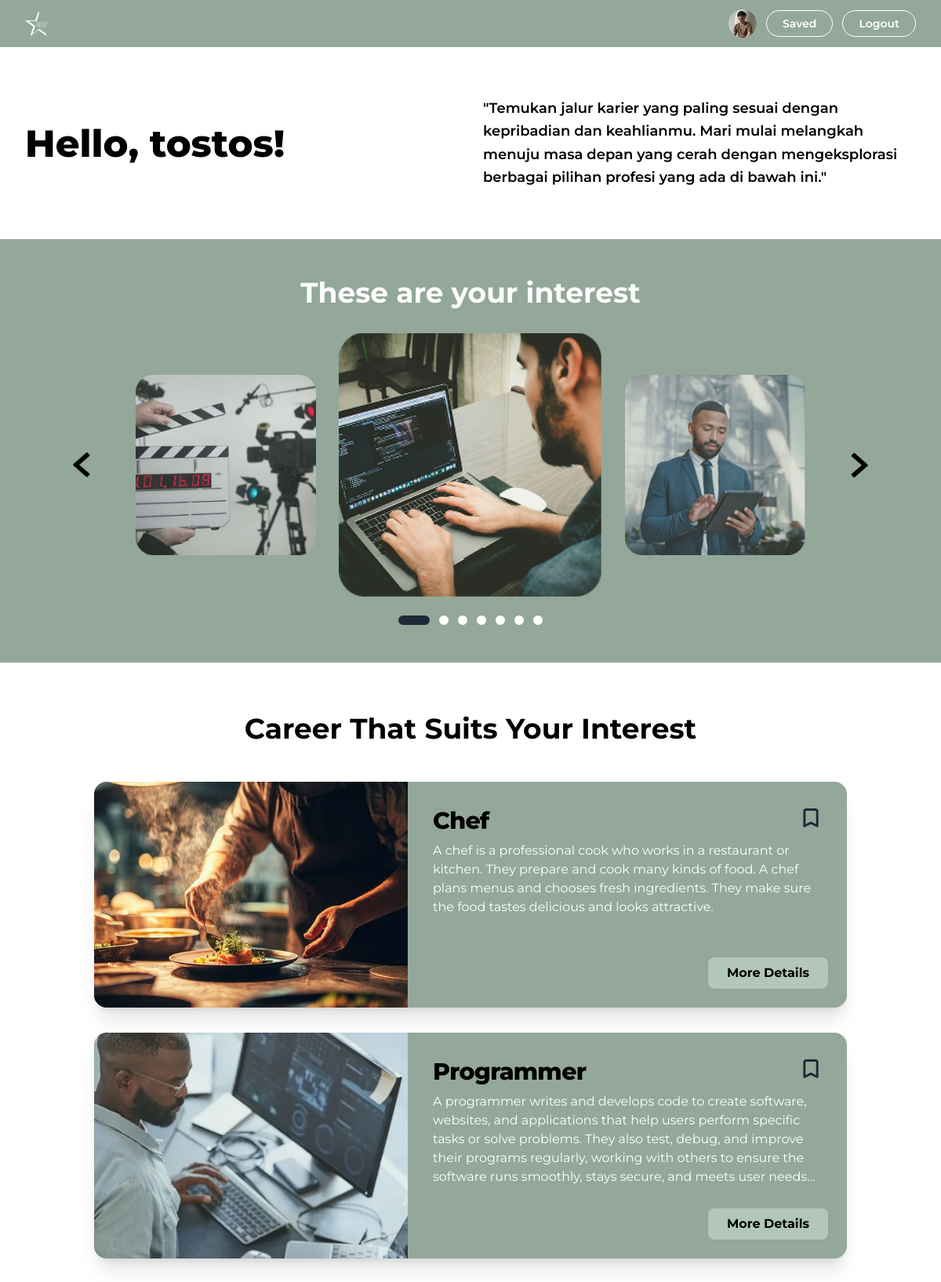
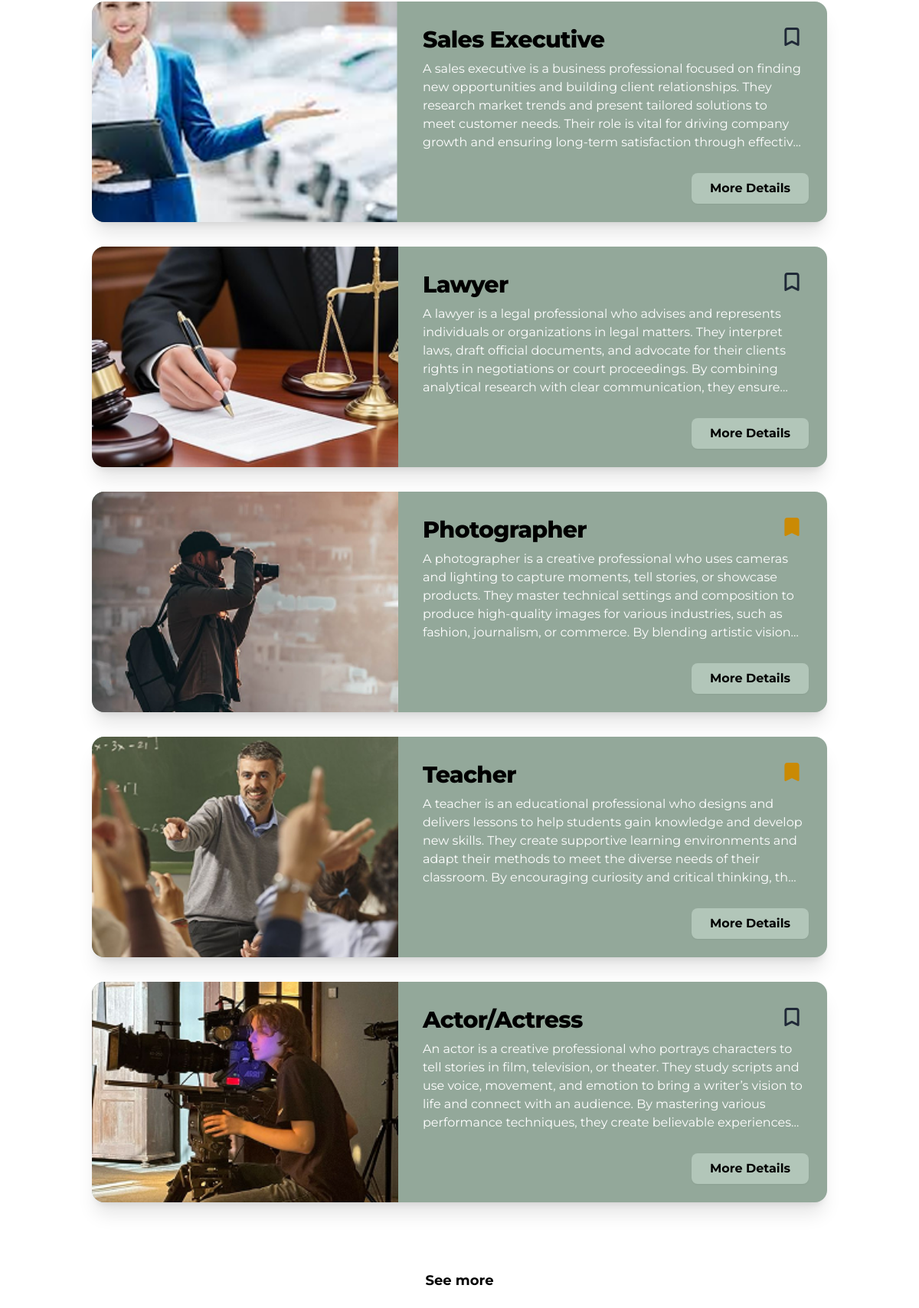
The app's page /Home (signed in, upper part) with its own data (2 pictures, top to bottom).
### tables this page shows
CREATE TABLE `careers` (
  `id` int(11) NOT NULL,
  `title` varchar(150) NOT NULL,
  `description` text NOT NULL,
  `image_url` varchar(255) DEFAULT NULL
);

### app/controllers/landingControllers.php (called while the page is built, shortened)
<?php
class landingControllers
{
    public function index()
    {
        require_once '../app/views/Home.php';
    }
}

### public/index.php (called while the page is built, shortened)
<?php
require_once __DIR__ . '/../app/core/Router.php';
$Router = new Router();
$Router->add('GET', '/',            'usersControllers',    'Register');
$Router->add('GET', '/Register',    'usersControllers',    'Register');
$Router->add('GET', '/Login',       'usersControllers',    'Login');
$Router->add('GET', '/Home',        'landingControllers',  'index');
$Router->add('GET', '/Interest',    'InterestControllers', 'Interest');
$Router->add('GET', '/ListJob',     'JobControllers',      'ListJob');
$Router->add('GET', '/Saved',       'JobControllers',      'Save');
$Router->add('GET', '/Profile',     'usersControllers',    'Profile');
$Router->add('GET', '/detail/{id}', 'JobControllers',      'detail');
$Router->add('GET', '/logout',      'usersControllers',    'logout');
$Router->add('POST', '/Register',        'usersControllers',    'prosesRegister');
$Router->add('POST', '/Login',           'usersControllers',    'prosesLogin');
$Router->add('POST', '/toggleSave',      'JobControllers',      'toggleSave');
$Router->add('POST', '/toggleSaveAjax',  'JobControllers',      'toggleSaveAjax');
$Router->add('POST', '/saveInterests',   'InterestControllers', 'saveInterests');
$Router->add('POST', '/deleteInterest',  'InterestControllers', 'deleteInterest');
$Router->add('POST', '/unsaveCareers',   'JobControllers',      'unsaveCareers');
$Router->run();
?>

### app/views/Home.php (the view, shortened to what this page needs)
<?php
require_once '../app/config/connection.php';
$username = $_SESSION['user_name'];
$user_id  = $_SESSION['user_id'];
$interestQuery = mysqli_query($conn, "
    SELECT i.name
    FROM user_interests ui
    JOIN interests i ON ui.interest_id = i.id
    WHERE ui.user_id = $user_id
");
$userInterests = [];
while ($row = mysqli_fetch_assoc($interestQuery)) {
    $userInterests[] = $row['name'];
}
$interestToCareer = [
    'Animating'       => 'Animator',
    'Coding'          => 'Programmer',
    'Business'        => 'Sales Executive',
    'Designing'       => 'Designer',
    'Writing'         => 'Writer',
    'Law'             => 'Lawyer',
    'Cooking'         => 'Chef',
    'Photography'     => 'Photographer',
    'Health&Safety'   => 'Doctor',
    'Health & Safety' => 'Doctor',
    'Sports'          => 'Athlete',
    'Music'           => 'Musician',
    'Teaching'        => 'Teacher',
    'Acting'          => 'Actor/Actress',
    'Journalism'      => 'Journalist',
    'Streaming'       => 'Streamer',
];
$matchedCareerTitles = [];
foreach ($userInterests as $interest) {
    if (isset($interestToCareer[$interest])) {
        $matchedCareerTitles[] = $interestToCareer[$interest];
    }
}
$careers = [];
if (!empty($matchedCareerTitles)) {
    $placeholders = implode(',', array_fill(0, count($matchedCareerTitles), '?'));
    $stmt = mysqli_prepare($conn, "SELECT * FROM careers WHERE title IN ($placeholders)");
    $types = str_repeat('s', count($matchedCareerTitles));
    mysqli_stmt_bind_param($stmt, $types, ...$matchedCareerTitles);
    mysqli_stmt_execute($stmt);
    $result = mysqli_stmt_get_result($stmt);
    while ($row = mysqli_fetch_assoc($result)) {
        $careers[] = $row;
    }
}
$savedQuery = mysqli_query($conn, "SELECT career_id FROM saved_careers WHERE user_id = $user_id");
$savedIds   = [];
while ($row = mysqli_fetch_assoc($savedQuery)) {
    $savedIds[] = $row['career_id'];
}
?>
<!DOCTYPE html>
<html lang="en">
<head>
    <script src="https://cdn.tailwindcss.com"></script>
    <link rel="stylesheet" href="https://cdnjs.cloudflare.com/ajax/libs/font-awesome/6.4.0/css/all.min.css">
</head>
<body class="bg-white text-gray-800 font-sans">
    <nav class="bg-sage text-white px-8 py-3 flex justify-between items-center">
        <div>
            <img src="assets/Image/Logo.png" alt="Logo" class="h-8">
        </div>
        <div class="flex items-center space-x-3">
            <a href="/Profile">
                <img src="assets/Image/userimg.png" alt="User Profile" class="w-9 h-9 rounded-full">
            </a>
            <a href="/Saved" class="border border-white text-white px-5 py-1.5 rounded-full text-sm font-semibold hover:bg-white hover:text-sage transition">
                Saved
            </a>
            <a href="/logout" class="border border-white text-white px-5 py-1.5 rounded-full text-sm font-semibold hover:bg-white hover:text-sage transition">
                Logout
            </a>
        </div>
    </nav>
    <section class="max-w-7xl mx-auto px-8 py-16 grid grid-cols-1 md:grid-cols-2 gap-8 items-center">
        <h1 class="text-5xl font-extrabold text-black">
            Hello, <?php echo htmlspecialchars($username); ?>!
        </h1>
        <p class="text-lg font-semibold text-black leading-relaxed">
            "Temukan jalur karier yang paling sesuai dengan kepribadian dan keahlianmu. Mari mulai melangkah menuju masa depan yang cerah dengan mengeksplorasi berbagai pilihan profesi yang ada di bawah ini."
        </p>
    </section>
    <section class="bg-sage py-12 px-8">
        <h2 class="text-center text-4xl font-bold text-white mb-10">These are your interest</h2>
        <div class="flex justify-center items-center relative max-w-5xl mx-auto gap-6">
            <button id="carousel-btn-left" class="transition absolute left-0 z-10 select-none hover:opacity-70">
                <img src="/assets/Image/panah.png" alt="prev" class="w-8 h-8">
            </button>
            <img id="carousel-left"   src="" alt="" class="w-64 h-64 object-cover rounded-xl transform scale-90 flex-shrink-0">
            <img id="carousel-center" src="" alt="" class="w-80 h-80 object-cover rounded-xl transform scale-105 z-10 flex-shrink-0">
            <img id="carousel-right"  src="" alt="" class="w-64 h-64 object-cover rounded-xl transform scale-90 flex-shrink-0">
            <button id="carousel-btn-right" class="transition absolute right-0 z-10 select-none hover:opacity-70">
                <img src="/assets/Image/panah.png" alt="next" class="w-8 h-8 rotate-180">
            </button>
        </div>
        <div id="carousel-dots" class="flex justify-center mt-8 space-x-3 items-center"></div>
    </section>
    <section class="max-w-5xl mx-auto px-8 py-16">
        <h2 class="text-center text-4xl font-bold text-black mb-12">Career That Suits Your Interest</h2>
        <?php if (empty($careers)): ?>
        <div class="text-center py-12 text-gray-400">
            <p class="text-lg font-semibold mb-2">No careers found for your interests.</p>
            <a href="/Interest" class="text-sage-dark font-bold hover:underline">Update your interests →</a>
        </div>
        <?php else: ?>
        <div class="space-y-8">
            <?php foreach ($careers as $career): ?>
            <?php $isSaved = in_array($career['id'], $savedIds); ?>
            <div class="flex flex-col md:flex-row bg-sage rounded-2xl overflow-hidden shadow-xl h-auto md:h-72 transition-transform duration-300 hover:scale-[1.01]">
                <div class="md:w-5/12">
                    <img
                        src="/assets/Image/<?php echo htmlspecialchars($career['image_url'] ?? 'Chef.png'); ?>"
                        alt="<?php echo htmlspecialchars($career['title']); ?>"
                        class="w-full h-full object-cover"
                        onerror="this.src='/assets/Image/Chef.png'"
                    >
                </div>
                <div class="md:w-7/12 p-6 md:p-8 flex flex-col relative">
                    <div class="flex justify-between items-start mb-2">
                        <h3 class="text-3xl font-extrabold text-black tracking-tight">
                            <?php echo htmlspecialchars($career['title']); ?>
                        </h3>
                        <button
                            type="button"
                            onclick="toggleSave(this, <?php echo $career['id']; ?>)"
                            class="btn-save transition-transform hover:scale-110 active:scale-95 hover:text-yellow-600 <?php echo $isSaved ? 'text-yellow-600' : ''; ?>"
                            aria-label="Save <?php echo htmlspecialchars($career['title']); ?>">
                            <svg class="w-7 h-7 stroke-current bookmark-icon <?php echo $isSaved ? 'fill-active' : 'fill-none'; ?>" viewBox="0 0 24 24" stroke-width="2.5">
                                <path stroke-linecap="round" stroke-linejoin="round" d="M5 5a2 2 0 012-2h10a2 2 0 012 2v16l-7-3.5L5 21V5z"/>
                            </svg>
                        </button>
                    </div>
                    <p class="text-white text-sm md:text-base leading-snug line-clamp-5">
                        <?php echo htmlspecialchars($career['description']); ?>
                    </p>
                    <div class="mt-auto flex justify-end pt-4 md:absolute md:bottom-6 md:right-6">
                        <a href="/detail/<?php echo $career['id']; ?>"
                           class="bg-sage-light text-black font-bold py-2 px-6 rounded-lg shadow-sm hover:bg-white transition duration-300">
                            More Details
                        </a>
                    </div>
                </div>
            </div>
            <?php endforeach; ?>
        </div>
        <?php endif; ?>
    </section>
    <div class="text-center py-6">
        <a href="/ListJob" class="text-black font-bold text-lg hover:text-red-500 transition">See more</a>
    </div>
</body>
</html>

### app/core/Router.php (shortened to what this page needs)
<?php
class Router
{
    private array $routes = [];
    public function add(string $method, string $uri, string $controller, string $function)
    {
        $this->routes[] = [
            'method'     => $method,
            'uri'        => $uri,
            'controller' => $controller,
            'function'   => $function,
        ];
    }
    public function run()
    {
        $uri    = parse_url($_SERVER['REQUEST_URI'], PHP_URL_PATH);
        foreach ($this->routes as $route) {
            $pattern = str_ireplace('{id}', '([0-9]+)', $route['uri']);
            $pattern = '#^' . $pattern . '$#';
            if (preg_match($pattern, $uri, $matches)) {
                array_shift($matches);
                $controller      = new $controllerClass();
                $function        = $route['function'];
                call_user_func_array([$controller, $function], $matches);
                return;
            }
        }
    }
}
?>

### app/views/Home.php (style rules this page uses)
.fill-active { fill: currentColor !important; }
#carousel-left, #carousel-center, #carousel-right { will-change: opacity, transform; }

### records on screen
careers: image_url+title (picture), title "Chef", description "A chef is a professional cook who works in a restaurant or kitchen. They prepare and cook many kinds of food. A chef plans menus and chooses fresh ingredients. They make sure the food tastes delicious and looks attractive."
careers: image_url (picture), title "Programmer", description "A programmer writes and develops code to create software, websites, and applications that help users perform specific tasks or solve problems. They also test, debug, and improve their programs regularly, working with others to ensure the software runs smoothly, stays secure, and meets user…"
careers: image_url (picture), title "Sales Executive", description "A sales executive is a business professional focused on finding new opportunities and building client relationships. They research market trends and present tailored solutions to meet customer needs. Their role is vital for driving company growth and ensuring long-term satisfaction through…"
careers: image_url (picture), title "Lawyer", description "A lawyer is a legal professional who advises and represents individuals or organizations in legal matters. They interpret laws, draft official documents, and advocate for their clients rights in negotiations or court proceedings. By combining analytical research with clear communication, they…"
careers: image_url (picture), title "Photographer", description "A photographer is a creative professional who uses cameras and lighting to capture moments, tell stories, or showcase products. They master technical settings and composition to produce high-quality images for various industries, such as fashion, journalism, or commerce. By blending artistic…"
careers: image_url (picture), title "Teacher", description "A teacher is an educational professional who designs and delivers lessons to help students gain knowledge and develop new skills. They create supportive learning environments and adapt their methods to meet the diverse needs of their classroom. By encouraging curiosity and critical thinking,…"
careers: image_url (picture), title "Actor/Actress", description "An actor is a creative professional who portrays characters to tell stories in film, television, or theater. They study scripts and use voice, movement, and emotion to bring a writer’s vision to life and connect with an audience. By mastering various performance techniques, they create believable…"
